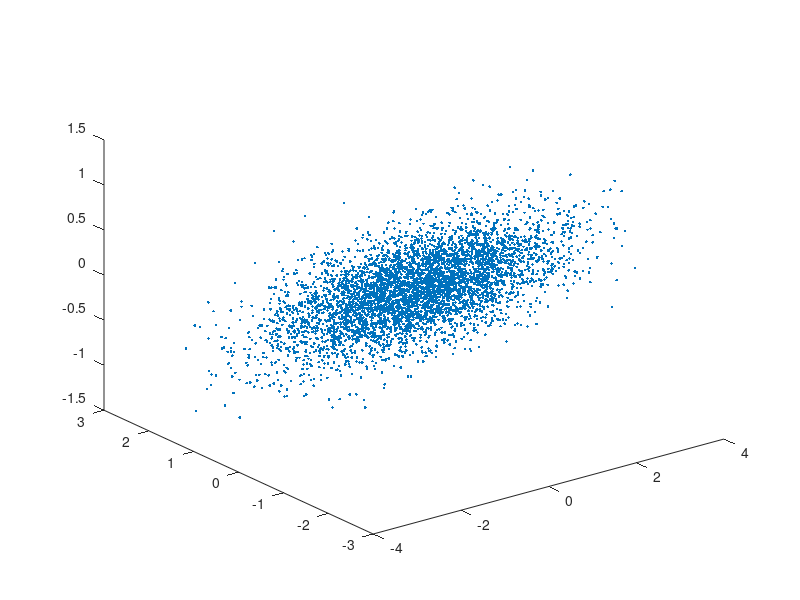
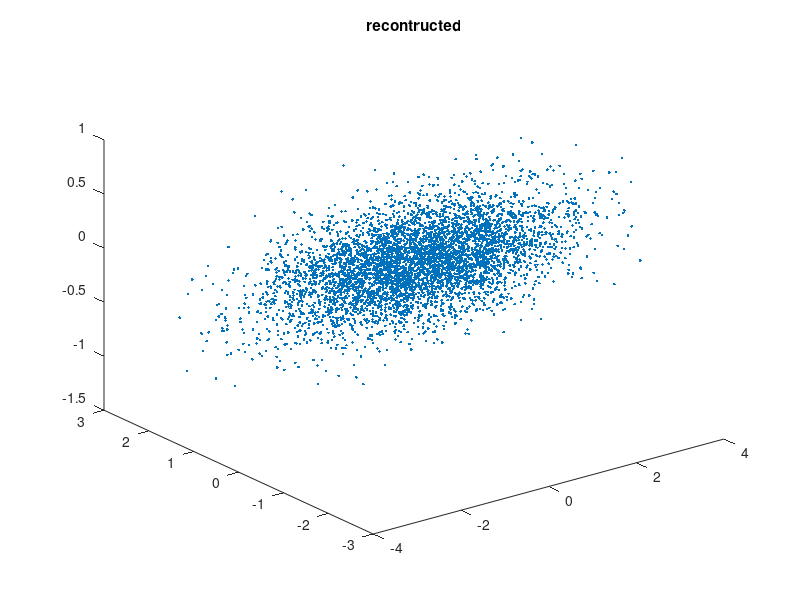
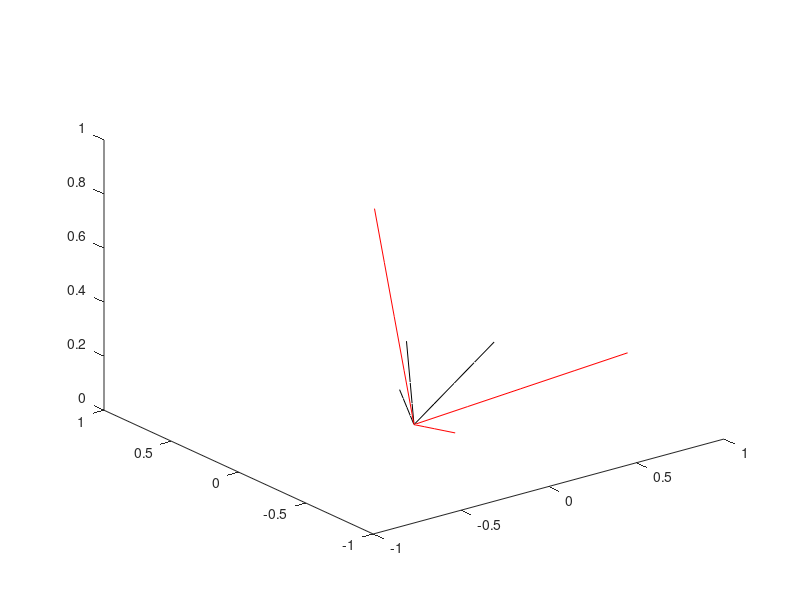

These charts were generated, in order, by the following MATLAB code:
clc
close all
clear all
mean=0;
variance=1;
r=1;c=5000;
%independent gaussian distributed
%zero mean random variables and unit variance
e1=normrnd(mean,variance,[r c]); 
e2=normrnd(mean,variance,[r c]);
e3=normrnd(mean,variance,[r c]);

%mutual dependent variables
x1=e1;
x2=-0.5*x1+0.5*e2;
x3=0.4*x1+0.2*x2+0.1*e3;
x=[x1;x2;x3];
Rxx=x*x'; %correlation 3 by 3 matrix is it correct without expectation
%eigen vectors doesnt change direction it can increase or decrease based on
%eigen values which will be helpful for changing dimensions
[em,ev]=eig(Rxx) %eigen vectors em and diagonal are eigen values
eigenvalues=diag(ev);%eigen vectors of autocorrelation matrix explains variance
plot3(x1,x2,x3,'.'); %directly plotting co-ordinates 3d simialr to 2d no function unlike surfplot

m=3; % m<n weight principal components must be less than length of input vector
w=rand(m);

%generalized hebbian algorithm
alpha=0.02;
y=zeros(3,5000)
wo=0;
b=0
on=1
q=0;
%need to add stop criteria condition instead of loop
%error stopping is better than weight which never converges
%can try normalsing old and new weights too
% loop=1;
% for j=1:loop
 while on
    q=q+1;
    i=0;
    a=randperm(length(x));
       for s=1:length(x)
    i=i+1;
    b=a(i);
    y(:,b)=w*(x(:,b));
w=w+alpha*(y(:,b)*x(:,b)'-tril(y(:,b)*y(:,b)')*w);
    end
    %checking for ever loop
 e4=wo*(x)-y; %new -old
 ee1=abs(e4);
 if (ee1<0.3) 
on=0;
end
wo=w;
  end

for u=1:length(x)
o(:,u)=w'*y(:,u);
end

figure
plot3(o(1,:),o(2,:),o(3,:),'.')
title('recontructed')

% princcipal components
% w=abs(w) 
%to prevent negative
figure
%method1
% wo1=[w(1,1),w(2,1),w(3,1);0,0,0]
% wo2=[w(1,2),w(2,2),w(3,2);0,0,0]
% wo3=[w(1,3),w(2,3),w(3,3);0,0,0]
%method2
% wo1=zeros(2,3);
% wo2=zeros(2,3);
% wo3=zeros(2,3);
% wo1(1,:)=w(:,1);
% wo2(1,:)=w(:,2);
% wo3(1,:)=w(:,3);
% plot3(wo1(:,1),wo1(:,2),wo1(:,3))
% hold on
% plot3(wo2(:,1),wo2(:,2),wo2(:,3))   
% hold on
% plot3(wo3(:,1),wo3(:,2),wo3(:,3))
% hold off
%method3
w=abs(w)
    es=5
plot3([linspace(0,w(1,1),es)],[linspace(0,w(2,1),es)],[linspace(0,w(3,1),es)],'k')
hold on
plot3([linspace(0,w(1,2),es)],[linspace(0,w(2,2),es)],[linspace(0,w(3,3),es)],'k')
hold on
plot3([linspace(0,w(1,3),es)],[linspace(0,w(2,3),es)],[linspace(0,w(3,3),es)],'k')
hold on
plot3([linspace(0,em(1,1),es)],[linspace(0,em(2,1),es)],[linspace(0,em(3,1),es)],'r')
hold on
plot3([linspace(0,em(1,2),es)],[linspace(0,em(2,2),es)],[linspace(0,em(3,3),es)],'r')
hold on
plot3([linspace(0,em(1,3),es)],[linspace(0,em(2,3),es)],[linspace(0,em(3,3),es)],'r')
hold off

% from 0 to 1 i think linspace or anyother is straight line only curve
% linspace gives better i guess


%need to use linespace x for smoother graph
%but linspace helps if you want to know how many points
%you want to insert in graph
% x=[1:0.1:2]
% y=linspace(1,2,11) %gives output same as x


